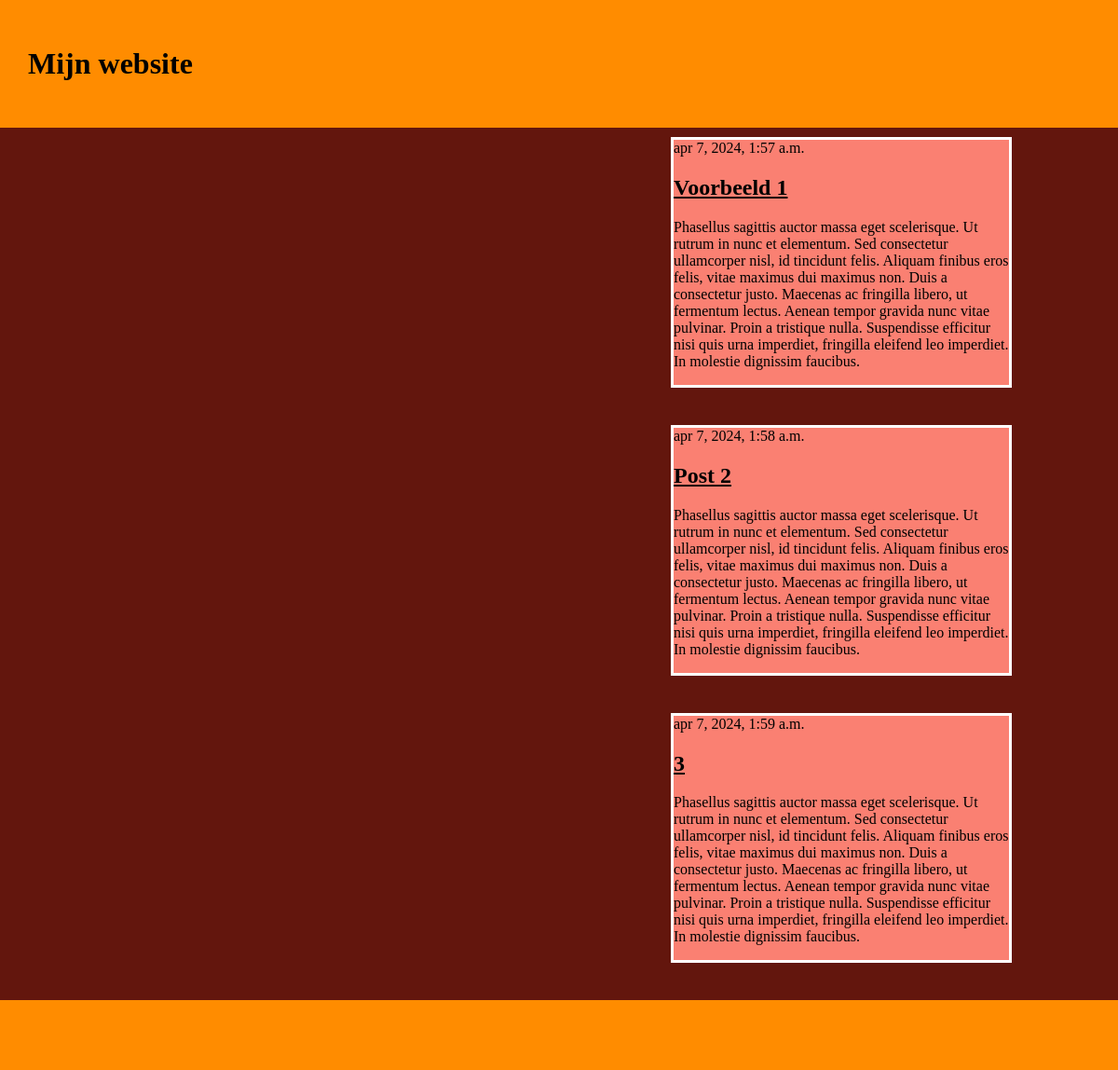
The app's page /, older data.
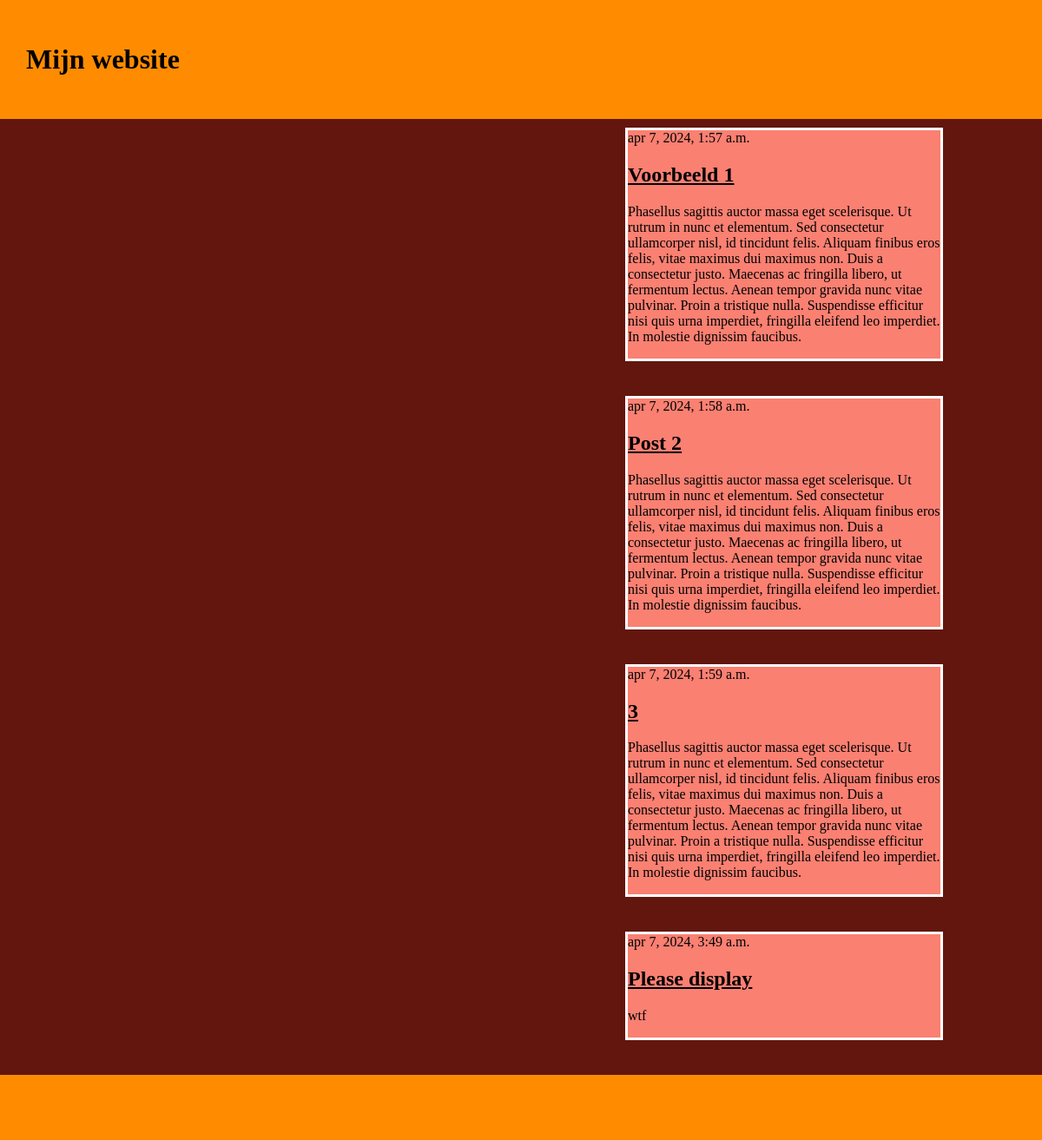
The same page, newer data.
### blog/models.py (models this page shows, shortened)
class Post(models.Model):
   author = models.ForeignKey(settings.AUTH_USER_MODEL, on_delete=models.CASCADE)
   title = models.CharField(max_length=200)
   text = models.TextField()
   created_date = models.DateTimeField(default=timezone.now)
   published_date = models.DateTimeField(blank=True, null=True)

### blog/views.py (the view)
# urls.py: path('', views.postlist, name='postlist'),
def postlist(request):
    posts = Post.objects.filter(published_date__lte=timezone.now()).order_by('published_date')
    return render(request, 'blog/postlist.html', {'posts': posts})

### blog/templates/blog/postlist.html (shortened to what this page needs)
{% load static %}
<!DOCTYPE html>
<html lang="en">
<head>
<link rel="stylesheet" href="{% static 'css/style.css' %}">
</head>
<body>
<header>
<h1>Mijn website</h1>
</header>
{% block content %}
{% for post in posts %}
<article class="post">
<time class="date">
{{ post.published_date }}
</time>
<h2><a href="">{{ post.title }}</a></h2>
<p>{{ post.text|linebreaksbr }}</p>
</article>
{% endfor %}
{% endblock %}
<footer>
</footer>
</body>
</html>

Row changes from the older to the newer data that the page shows:
added Post: published_date "apr 7, 2024, 3:49 a.m.", title "Please display", text "wtf"
